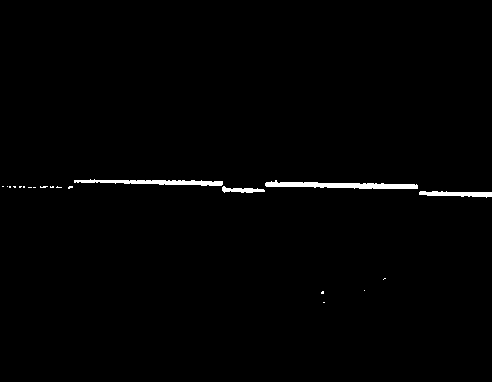
%> input picture images/8 bits/4cd.bmp, 492 x 382 px
$ octave teste.m   (GNU Octave 9; MATLAB toolbox functions it lacks are replaced by stand-ins)
%> lines starting %> are read from the running program, lines starting %| are printed output that depends on the picture; in (x1, y1, x2, y2) boxes, pixels count from 0 and x2, y2 are one past the last pixel; in counts of white or black regions, pixels touching at a corner belong together; the program's own positions count from 1
### mcode/lib-mcode/Tools/function_check_binary_image.m
function IMG_BIN=function_check_binary_image(IMG)

    if(length(size(IMG))==3)
        error('The image should be a binary image. The image has > 1 layers');
    endif

    MAXIMO=max(max(IMG));
    if(MAXIMO==0)
        error('The image do not have white pixels');
    endif

    IMG_BIN = IMG/MAXIMO;

    if(max(max(IMG_BIN))>1)
        MAX_VALUE=max(max(IMG))
        error('The image should be a binary image. max pixel value > 1');
    endif

    if(min(min(IMG_BIN))<0)
        error('The image should be a binary image. max pixel value <0');
    endif

    MEAN=mean(mean(IMG_BIN));
    if(MEAN>0.5)
    IMG_BIN=(IMG_BIN<0.5);
    else
    IMG_BIN=(IMG_BIN>=0.5);
    end
endfunction

### mcode/teste.m
%
pkg load image
clear all
close all
addpath(genpath('lib-mcode'))

%%%%%%%%%%%%%%%%%%%%%%%%%%%%%%%%%%%%%%%%%%%%%%%%%%%%%%%%%%%%%%%%%%%%%%%%%%%%%%%%
%% Só modifica aquí
%%%%%%%%%%%%%%%%%%%%%%%%%%%%%%%%%%%%%%%%%%%%%%%%%%%%%%%%%%%%%%%%%%%%%%%%%%%%%%%%

IMAGEPATH='../images/8 bits/4cd.bmp';

%%%%%%%%%%%%%%%%%%%%%%%%%%%%%%%%%%%%%%%%%%%%%%%%%%%%%%%%%%%%%%%%%%%%%%%%%%%%%%%%

%% STEP 1
IMG = imread(IMAGEPATH);
%> IMG is the input picture: size 382x492 uint8; 1% white; 20 white regions (16 under 20 px), largest, box (x1, y1, x2, y2) and area: (265, 180, 418, 189) 776, (74, 179, 223, 186) 578, (419, 191, 492, 198) 325, (222, 186, 265, 193) 171
IMG_BIN=function_check_binary_image(IMG);
%> in function_check_binary_image, `MAXIMO=max(max(IMG));`: MAXIMO = 255
%> in function_check_binary_image, `MEAN=mean(mean(IMG_BIN));`: MEAN = 0.0103
figure(1);
imagesc(IMG_BIN); colormap(jet);
%> after `colormap(jet)`:
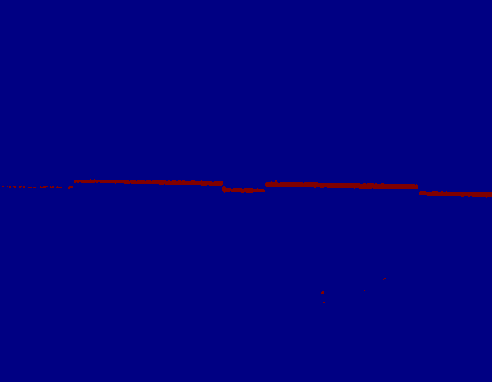
%> displayed picture: size 382x492x3, on the screen's scale of 0 to 255; mean R, G, B 1.3, 0, 129.7

%% STEP 2
%> (the run ends here)
